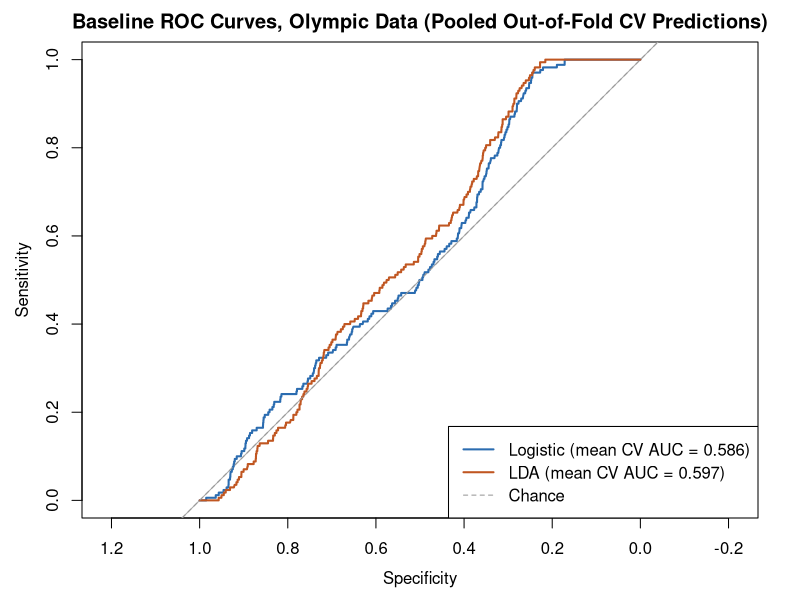

The R script that drew this image:
# Author: MG
# Baseline classifiers: logistic regression and LDA, Olympic only.
# Scored with repeated stratified k-fold CV (a range, not one train/test
# number) per Katie's feedback on the last report.

# Kept to 4 predictors: with only ~17 failures in the training fold, more
# than a handful risks badly overfitting (rule of thumb is ~10 events per
# predictor). World Cup has just 3 distinct failed stadiums total, too few
# to fold or score at all, so it's fit and described below but not CV-scored.

# Uses caret (cross-validation), pROC, and MASS (pulled in by caret for LDA).

library(tidyverse)
library(caret)
library(pROC)

set.seed(123)

predictors <- c("log_capacity_imp", "gdp_pct_rank_imp", "city_pop_pct_rank_imp", "new_build")

# ---- Olympic: CV-scored ----
ol <- read_csv("data/processed/olympic_model_split.csv", show_col_types = FALSE) |>
  mutate(white_elephant = factor(if_else(white_elephant, "yes", "no"),
                                 levels = c("no", "yes")),
         new_build = factor(new_build))

ol_train <- ol |> filter(set == "train") |>
  select(white_elephant, all_of(predictors)) |> drop_na()

cat("Olympic training rows used:", nrow(ol_train),
    "| failures:", sum(ol_train$white_elephant == "yes"), "\n\n")

ctrl <- trainControl(method = "repeatedcv", number = 5, repeats = 10,
                     classProbs = TRUE, summaryFunction = twoClassSummary,
                     savePredictions = "final")

fit_logit <- train(white_elephant ~ ., data = ol_train, method = "glm",
                   family = "binomial", trControl = ctrl, metric = "ROC")
fit_lda <- train(white_elephant ~ ., data = ol_train, method = "lda",
                 trControl = ctrl, metric = "ROC")

cat("== Olympic: Logistic regression, 5-fold CV x 10 repeats ==\n")
print(fit_logit$results)
cat("\n== Olympic: LDA, 5-fold CV x 10 repeats ==\n")
print(fit_lda$results)

cat("\nLogistic ROC across the 50 folds: min", round(min(fit_logit$resample$ROC), 3),
    "max", round(max(fit_logit$resample$ROC), 3),
    "mean", round(mean(fit_logit$resample$ROC), 3), "\n")
cat("LDA ROC across the 50 folds: min", round(min(fit_lda$resample$ROC), 3),
    "max", round(max(fit_lda$resample$ROC), 3),
    "mean", round(mean(fit_lda$resample$ROC), 3), "\n")

# Pooled out-of-fold probabilities re-cut at the threshold that balances
# sensitivity and specificity (Youden's J), instead of the default .5, since
# .5 calls almost everything "no" at a 3% failure rate.
best_cut <- function(pred_df) {
  roc_obj <- roc(pred_df$obs, pred_df$yes, levels = c("no", "yes"),
                 direction = "<", quiet = TRUE)
  coords(roc_obj, "best", best.method = "youden",
         ret = c("threshold", "sensitivity", "specificity"))
}

logit_cut <- best_cut(fit_logit$pred)
lda_cut   <- best_cut(fit_lda$pred)

cat("\nLogistic regression, Youden-optimal cutoff:", round(logit_cut$threshold, 3), "\n")
fit_logit$pred$pred_yj <- factor(if_else(fit_logit$pred$yes >= logit_cut$threshold, "yes", "no"),
                                 levels = c("no", "yes"))
print(confusionMatrix(fit_logit$pred$pred_yj, fit_logit$pred$obs, positive = "yes"))

cat("\nLDA, Youden-optimal cutoff:", round(lda_cut$threshold, 3), "\n")
fit_lda$pred$pred_yj <- factor(if_else(fit_lda$pred$yes >= lda_cut$threshold, "yes", "no"),
                               levels = c("no", "yes"))
print(confusionMatrix(fit_lda$pred$pred_yj, fit_lda$pred$obs, positive = "yes"))

# ---- World Cup: descriptive only, not CV-scored ----
wc <- read_csv("data/processed/worldcup_model_split.csv", show_col_types = FALSE) |>
  mutate(white_elephant = factor(if_else(white_elephant, "yes", "no"),
                                 levels = c("no", "yes")),
         new_build = factor(new_build))

wc_all <- wc |> select(white_elephant, all_of(predictors)) |> drop_na()

cat("\nWorld Cup rows used:", nrow(wc_all),
    "| failures:", sum(wc_all$white_elephant == "yes"), "\n\n")

wc_logit <- glm(white_elephant ~ ., data = wc_all, family = "binomial")
cat("== World Cup: Logistic regression, fit on all rows (descriptive only) ==\n")
print(summary(wc_logit))

cat("\nWorld Cup new_build vs failure crosstab (explains the huge new_build1 SE above):\n")
print(table(wc_all$new_build, wc_all$white_elephant))

# ROC curves for both baseline models, from the pooled out-of-fold CV
# predictions already computed above.

library(pROC)

roc_logit <- roc(fit_logit$pred$obs, fit_logit$pred$yes,
                 levels = c("no", "yes"), direction = "<", quiet = TRUE)
roc_lda   <- roc(fit_lda$pred$obs, fit_lda$pred$yes,
                 levels = c("no", "yes"), direction = "<", quiet = TRUE)

png("reports/modeling/figs/baseline_roc_curves.png", width = 1600, height = 1400, res = 200)
plot(roc_logit, col = "#2b6cb0", lwd = 2,
     main = "Baseline ROC Curves, Olympic Data (Pooled Out-of-Fold CV Predictions)")
plot(roc_lda, col = "#c05621", lwd = 2, add = TRUE)
abline(a = 1, b = -1, lty = 2, col = "gray60")
legend("bottomright",
       legend = c(sprintf("Logistic (mean CV AUC = %.3f)", mean(fit_logit$resample$ROC)),
                  sprintf("LDA (mean CV AUC = %.3f)", mean(fit_lda$resample$ROC)),
                  "Chance"),
       col = c("#2b6cb0", "#c05621", "gray60"),
       lwd = c(2, 2, 1), lty = c(1, 1, 2))
dev.off()

cat("Saved baseline_roc_curves.png to reports/modeling/figs.\n")
